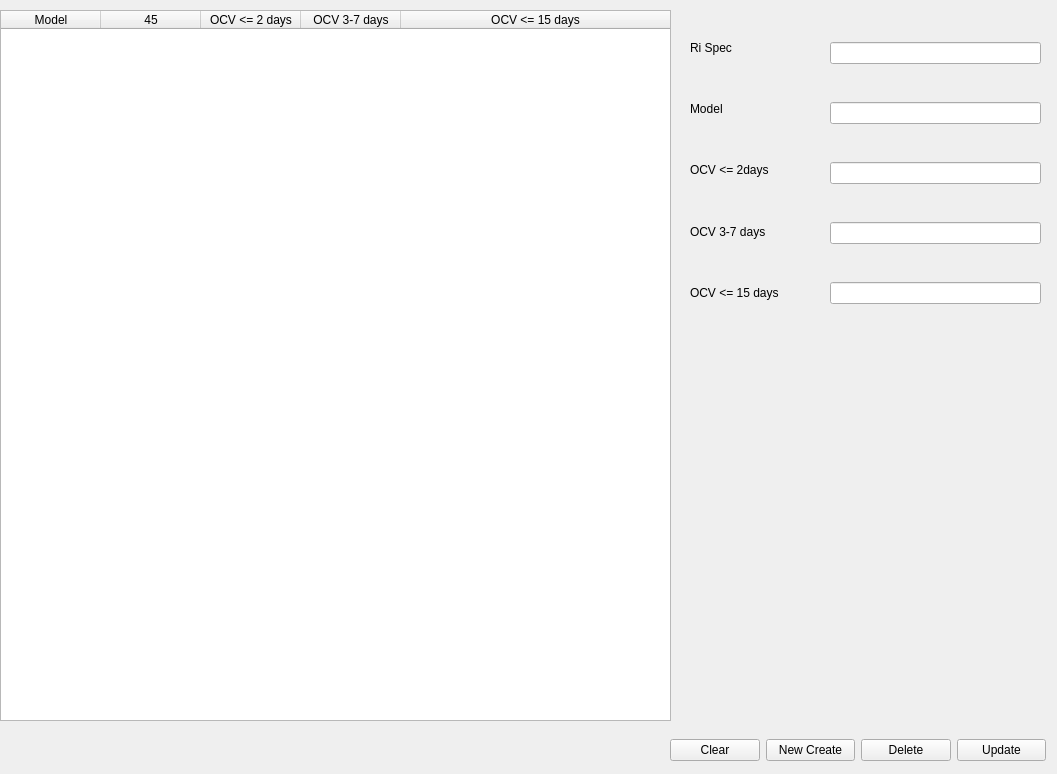
<?xml version="1.0" encoding="UTF-8"?>
<ui version="4.0">
 <class>Form</class>
 <widget class="QWidget" name="Form">
  <property name="geometry">
   <rect>
    <x>0</x>
    <y>0</y>
    <width>1057</width>
    <height>774</height>
   </rect>
  </property>
  <property name="windowTitle">
   <string>Setup-with topup</string>
  </property>
  <widget class="QTableWidget" name="tableWidget">
   <property name="geometry">
    <rect>
     <x>0</x>
     <y>10</y>
     <width>671</width>
     <height>711</height>
    </rect>
   </property>
   <property name="wordWrap">
    <bool>true</bool>
   </property>
   <attribute name="horizontalHeaderStretchLastSection">
    <bool>true</bool>
   </attribute>
   <attribute name="verticalHeaderVisible">
    <bool>true</bool>
   </attribute>
   <attribute name="verticalHeaderCascadingSectionResizes">
    <bool>false</bool>
   </attribute>
   <attribute name="verticalHeaderStretchLastSection">
    <bool>true</bool>
   </attribute>
   <column>
    <property name="text">
     <string>Model</string>
    </property>
   </column>
   <column>
    <property name="text">
     <string>45</string>
    </property>
   </column>
   <column>
    <property name="text">
     <string>OCV &lt;= 2 days</string>
    </property>
   </column>
   <column>
    <property name="text">
     <string>OCV 3-7 days</string>
    </property>
   </column>
   <column>
    <property name="text">
     <string>OCV &lt;= 15 days</string>
    </property>
   </column>
  </widget>
  <widget class="QWidget" name="verticalLayoutWidget">
   <property name="geometry">
    <rect>
     <x>690</x>
     <y>20</y>
     <width>121</width>
     <height>301</height>
    </rect>
   </property>
   <layout class="QVBoxLayout" name="verticalLayout">
    <item>
     <widget class="QLabel" name="label_2">
      <property name="text">
       <string>Ri Spec</string>
      </property>
     </widget>
    </item>
    <item>
     <widget class="QLabel" name="label">
      <property name="text">
       <string>Model</string>
      </property>
     </widget>
    </item>
    <item>
     <widget class="QLabel" name="label_3">
      <property name="text">
       <string>OCV &lt;= 2days</string>
      </property>
     </widget>
    </item>
    <item>
     <widget class="QLabel" name="label_4">
      <property name="text">
       <string>OCV 3-7 days</string>
      </property>
     </widget>
    </item>
    <item>
     <widget class="QLabel" name="label_5">
      <property name="text">
       <string>OCV &lt;= 15 days</string>
      </property>
     </widget>
    </item>
   </layout>
  </widget>
  <widget class="QWidget" name="verticalLayoutWidget_2">
   <property name="geometry">
    <rect>
     <x>830</x>
     <y>10</y>
     <width>211</width>
     <height>331</height>
    </rect>
   </property>
   <layout class="QVBoxLayout" name="verticalLayout_2">
    <item>
     <widget class="QLineEdit" name="lineEdit">
      <property name="readOnly">
       <bool>true</bool>
      </property>
     </widget>
    </item>
    <item>
     <widget class="QLineEdit" name="lineEdit_2">
      <property name="readOnly">
       <bool>true</bool>
      </property>
     </widget>
    </item>
    <item>
     <widget class="QLineEdit" name="lineEdit_3">
      <property name="readOnly">
       <bool>true</bool>
      </property>
     </widget>
    </item>
    <item>
     <widget class="QLineEdit" name="lineEdit_4">
      <property name="readOnly">
       <bool>true</bool>
      </property>
     </widget>
    </item>
    <item>
     <widget class="QLineEdit" name="lineEdit_5">
      <property name="readOnly">
       <bool>true</bool>
      </property>
     </widget>
    </item>
   </layout>
  </widget>
  <widget class="QWidget" name="horizontalLayoutWidget">
   <property name="geometry">
    <rect>
     <x>670</x>
     <y>730</y>
     <width>376</width>
     <height>41</height>
    </rect>
   </property>
   <layout class="QHBoxLayout" name="horizontalLayout">
    <item>
     <widget class="QPushButton" name="pushButton_4">
      <property name="text">
       <string>Clear</string>
      </property>
     </widget>
    </item>
    <item>
     <widget class="QPushButton" name="pushButton_3">
      <property name="text">
       <string>New Create</string>
      </property>
     </widget>
    </item>
    <item>
     <widget class="QPushButton" name="pushButton_2">
      <property name="text">
       <string>Delete</string>
      </property>
     </widget>
    </item>
    <item>
     <widget class="QPushButton" name="pushButton">
      <property name="text">
       <string>Update</string>
      </property>
     </widget>
    </item>
   </layout>
  </widget>
 </widget>
 <resources/>
 <connections/>
</ui>
